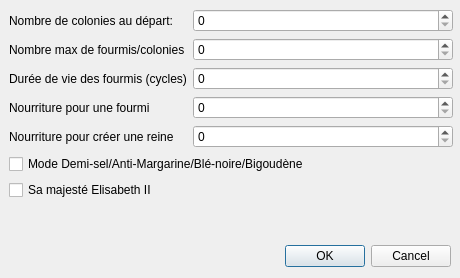
<?xml version="1.0" encoding="UTF-8"?>
<ui version="4.0">
 <class>Dialog</class>
 <widget class="QDialog" name="Dialog">
  <property name="geometry">
   <rect>
    <x>0</x>
    <y>0</y>
    <width>460</width>
    <height>278</height>
   </rect>
  </property>
  <property name="windowTitle">
   <string>Dialog</string>
  </property>
  <widget class="QDialogButtonBox" name="buttonBox">
   <property name="geometry">
    <rect>
     <x>10</x>
     <y>240</y>
     <width>441</width>
     <height>32</height>
    </rect>
   </property>
   <property name="orientation">
    <enum>Qt::Horizontal</enum>
   </property>
   <property name="standardButtons">
    <set>QDialogButtonBox::Cancel|QDialogButtonBox::Ok</set>
   </property>
  </widget>
  <widget class="QWidget" name="formLayoutWidget">
   <property name="geometry">
    <rect>
     <x>9</x>
     <y>9</y>
     <width>444</width>
     <height>221</height>
    </rect>
   </property>
   <layout class="QFormLayout" name="formLayout">
    <item row="0" column="0">
     <widget class="QLabel" name="label">
      <property name="text">
       <string>Nombre de colonies au départ:</string>
      </property>
     </widget>
    </item>
    <item row="5" column="0" colspan="2">
     <widget class="QCheckBox" name="checkBox">
      <property name="text">
       <string>Mode Demi-sel/Anti-Margarine/Blé-noire/Bigoudène</string>
      </property>
     </widget>
    </item>
    <item row="0" column="1">
     <widget class="QSpinBox" name="spinBox"/>
    </item>
    <item row="1" column="0">
     <widget class="QLabel" name="label_2">
      <property name="text">
       <string>Nombre max de fourmis/colonies</string>
      </property>
     </widget>
    </item>
    <item row="1" column="1">
     <widget class="QSpinBox" name="spinBox_2"/>
    </item>
    <item row="3" column="0">
     <widget class="QLabel" name="label_3">
      <property name="text">
       <string>Nourriture pour une fourmi</string>
      </property>
     </widget>
    </item>
    <item row="3" column="1">
     <widget class="QSpinBox" name="spinBox_3"/>
    </item>
    <item row="2" column="0">
     <widget class="QLabel" name="label_4">
      <property name="text">
       <string>Durée de vie des fourmis (cycles)</string>
      </property>
     </widget>
    </item>
    <item row="2" column="1">
     <widget class="QSpinBox" name="spinBox_4"/>
    </item>
    <item row="4" column="0">
     <widget class="QLabel" name="label_5">
      <property name="text">
       <string>Nourriture pour créer une reine</string>
      </property>
     </widget>
    </item>
    <item row="4" column="1">
     <widget class="QSpinBox" name="spinBox_5"/>
    </item>
    <item row="6" column="0" colspan="2">
     <widget class="QCheckBox" name="checkBox_2">
      <property name="text">
       <string>Sa majesté Elisabeth II</string>
      </property>
     </widget>
    </item>
   </layout>
  </widget>
 </widget>
 <resources/>
 <connections>
  <connection>
   <sender>buttonBox</sender>
   <signal>accepted()</signal>
   <receiver>Dialog</receiver>
   <slot>accept()</slot>
   <hints>
    <hint type="sourcelabel">
     <x>248</x>
     <y>254</y>
    </hint>
    <hint type="destinationlabel">
     <x>157</x>
     <y>274</y>
    </hint>
   </hints>
  </connection>
  <connection>
   <sender>buttonBox</sender>
   <signal>rejected()</signal>
   <receiver>Dialog</receiver>
   <slot>reject()</slot>
   <hints>
    <hint type="sourcelabel">
     <x>316</x>
     <y>260</y>
    </hint>
    <hint type="destinationlabel">
     <x>286</x>
     <y>274</y>
    </hint>
   </hints>
  </connection>
 </connections>
</ui>
